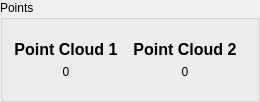
         <widget class="QGroupBox" name="groupBox_4">
          <property name="title">
           <string>Points</string>
          </property>
          <layout class="QHBoxLayout" name="horizontalLayout_10">
           <item>
            <layout class="QVBoxLayout" name="verticalLayout_16">
             <property name="leftMargin">
              <number>0</number>
             </property>
             <property name="topMargin">
              <number>9</number>
             </property>
             <property name="rightMargin">
              <number>0</number>
             </property>
             <property name="bottomMargin">
              <number>9</number>
             </property>
             <item>
              <widget class="QLabel" name="label_21">
               <property name="font">
                <font>
                 <pointsize>12</pointsize>
                 <bold>true</bold>
                </font>
               </property>
               <property name="text">
                <string>Point Cloud 1</string>
               </property>
               <property name="alignment">
                <set>Qt::AlignCenter</set>
               </property>
              </widget>
             </item>
             <item>
              <widget class="QLabel" name="lb_raw_points">
               <property name="sizePolicy">
                <sizepolicy hsizetype="Preferred" vsizetype="Preferred">
                 <horstretch>0</horstretch>
                 <verstretch>0</verstretch>
                </sizepolicy>
               </property>
               <property name="text">
                <string>0</string>
               </property>
               <property name="alignment">
                <set>Qt::AlignCenter</set>
               </property>
              </widget>
             </item>
            </layout>
           </item>
           <item alignment="Qt::AlignTop">
            <widget class="QWidget" name="w_points_alfa" native="true">
             <layout class="QVBoxLayout" name="verticalLayout_17">
              <item>
               <widget class="QLabel" name="label_22">
                <property name="sizePolicy">
                 <sizepolicy hsizetype="Preferred" vsizetype="Preferred">
                  <horstretch>0</horstretch>
                  <verstretch>0</verstretch>
                 </sizepolicy>
                </property>
                <property name="font">
                 <font>
                  <pointsize>12</pointsize>
                  <bold>true</bold>
                 </font>
                </property>
                <property name="text">
                 <string>Point Cloud 2</string>
                </property>
                <property name="alignment">
                 <set>Qt::AlignCenter</set>
                </property>
               </widget>
              </item>
              <item>
               <widget class="QLabel" name="lb_alfa_points">
                <property name="sizePolicy">
                 <sizepolicy hsizetype="Preferred" vsizetype="Maximum">
                  <horstretch>0</horstretch>
                  <verstretch>0</verstretch>
                 </sizepolicy>
                </property>
                <property name="text">
                 <string>0</string>
                </property>
                <property name="alignment">
                 <set>Qt::AlignCenter</set>
                </property>
               </widget>
              </item>
             </layout>
            </widget>
           </item>
          </layout>
         </widget>
